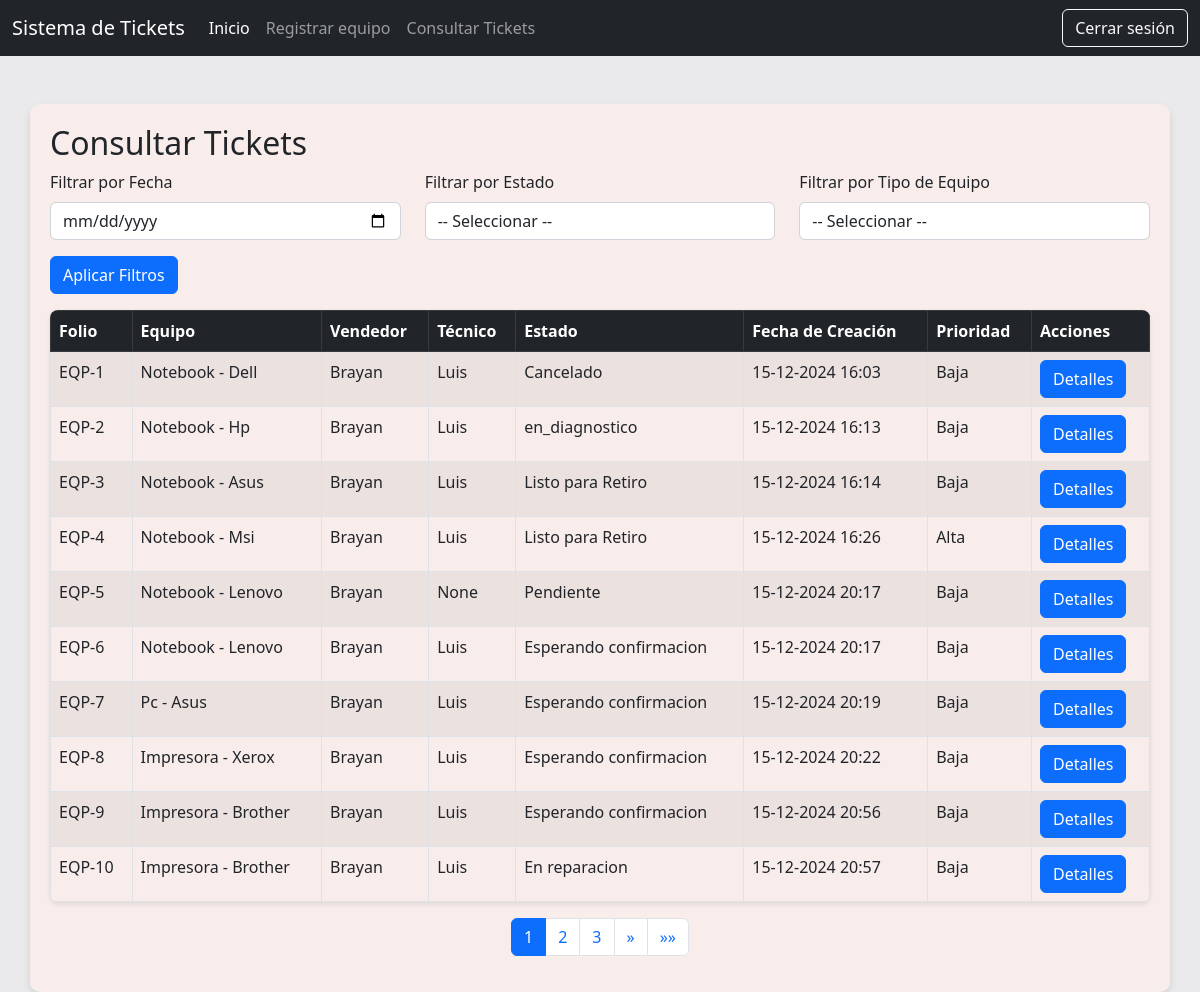
Screenshot of /tickets/vendedor/consulta_tickets (signed in) with the database file from the repository.
### tickets/models.py (models this page shows, shortened)
class Ticket(models.Model):
    status_ticket = (
        ('pendiente', 'Pendiente'),
        ('confirmacion', 'Esperando confirmacion'),
        ('diagnostico', 'En diagnostico'),
        ('reparacion', 'En reparacion'),
        ('listo', 'Listo para Retiro'),
        ('cancelado', 'Cancelado')
    )
    equipo = models.ForeignKey(Equipo, on_delete=models.CASCADE, related_name='ticket')
    vendedor = models.ForeignKey(User, on_delete=models.SET_NULL, null=True, blank=True, related_name='tickets_vendidos')
    tecnico = models.ForeignKey(User, on_delete=models.SET_NULL, null=True, blank=True, related_name='tickets_asignados')
    estado = models.CharField(max_length=20, choices=status_ticket, default='pendiente')
    descripcion_reparacion = models.TextField(null=True, blank=True)
    costo = models.DecimalField(
        max_digits=12,
        decimal_places=0,
        default=0,
        blank=True
    )
    fecha_creacion = models.DateTimeField(auto_now_add=True)
    fecha_actualizacion = models.DateTimeField(auto_now=True)
    prioridad = models.BooleanField(default=False)

class Equipo(models.Model):
    tipo_equipo = (
        ('notebook', 'Notebook'),
        ('PC', 'PC de escritorio'),
        ('impresora', 'Impresora'),
    )
    marcas = [
        ('hp', 'HP'),
        ('dell', 'Dell'),
        ('asus', 'Asus'),
        ('lenovo', 'Lenovo'),
        ('acer', 'Acer'),
        ('apple', 'Apple'),
        ('samsung', 'Samsung'),
        ('msi', 'MSI'),
        ('epson', 'Epson'),
        ('canon', 'Canon'),
        ('brother', 'Brother'),
        ('xerox', 'Xerox'),
        ('ricoh', 'Ricoh'),
        ('otra', 'Otra'),
    ]
    cliente = models.ForeignKey(Cliente, on_delete=models.CASCADE)
    folio = models.CharField(max_length=20, unique=True, blank=True, null=True)
    tipo = models.CharField(max_length=20, choices=tipo_equipo)
    marca = models.CharField(max_length=20, choices=marcas)
    otra_marca = models.CharField(max_length=50, blank=True, null=True)
    observaciones = models.TextField(null=True, blank=True)
    incluye_cargador = models.BooleanField(default=False)
    creado_por = models.ForeignKey(User, on_delete=models.SET_NULL, null=True, related_name='equipos_creados')
    fecha_creacion = models.DateTimeField(auto_now_add=True)
    def __str__(self):
        return f"{self.tipo.capitalize()} - {self.marca.capitalize()}"

### tickets/views.py (the view)
# urls.py: path('vendedor/consulta_tickets', TicketListView.as_view(), name='consulta_tickets'),
class TicketListView(ListView, LoginRequiredMixin):
    model = Ticket
    template_name = 'tickets/vendedor_consultar_tickets.html' # Ruta del template
    context_object_name = 'tickets'
    paginate_by = 10  # Mostrar 10 tickets por página
    def dispatch(self, request, *args, **kwargs):
        if not request.user.is_authenticated:
            messages.error(request, "Tu sesión ha expirado por inactividad. Por favor, inicia sesión nuevamente.")
            return redirect('login')
        if not request.user.groups.filter(name='Vendedores').exists():
            return render(request, '403.html', status=403)
        return super().dispatch(request, *args, **kwargs)
    def get_queryset(self):
        queryset = super().get_queryset()
        filtro_fecha = self.request.GET.get('filtroFecha', None)
        filtro_estado = self.request.GET.get('filtroEstado', None)
        filtro_equipo = self.request.GET.get('filtroEquipo', None)
        if filtro_fecha:
            queryset = queryset.filter(fecha_creacion__date=filtro_fecha)
        if filtro_estado:
            queryset = queryset.filter(estado=filtro_estado)
        if filtro_equipo:
            queryset = queryset.filter(equipo__tipo=filtro_equipo)
        return queryset

### tickets/templates/tickets/vendedor_consultar_tickets.html (shortened to what this page needs)
{% extends "core/base.html" %}
{% block content %}
<div class="container mt-5">
    <h2>Consultar Tickets</h2>
    <form class="mb-3" method="get">
        <div class="row">
            <div class="col">
                <label for="filtroFecha" class="form-label">Filtrar por Fecha</label>
                <input type="date" name="filtroFecha" class="form-control" id="filtroFecha" value="{{ request.GET.filtroFecha }}">
            </div>
            <div class="col">
                <label for="filtroEstado" class="form-label">Filtrar por Estado</label>
                <select name="filtroEstado" class="form-control" id="filtroEstado">
                    <option value="">-- Seleccionar --</option>
                </select>
            </div>
            <div class="col">
                <label for="filtroEquipo" class="form-label">Filtrar por Tipo de Equipo</label>
                <select name="filtroEquipo" class="form-control" id="filtroEquipo">
                    <option value="">-- Seleccionar --</option>
                </select>
            </div>
        </div>
        <button type="submit" class="btn btn-primary mt-3">Aplicar Filtros</button>
    </form>
    <table class="table table-bordered table-striped mt-3">
        <thead class='table-dark'>
            <tr>
                <th>Folio</th>
                <th>Equipo</th>
                <th>Vendedor</th>
                <th>Técnico</th>
                <th>Estado</th>
                <th>Fecha de Creación</th>
                <th>Prioridad</th>
                <th>Acciones</th>
            </tr>
        </thead>
        <tbody>
            {% for ticket in tickets %}
            <tr>
                <td>{{ ticket.equipo.folio }}</td>
                <td>{{ ticket.equipo }}</td>
                <td>{{ ticket.vendedor }}</td>
                <td>{{ ticket.tecnico }}</td>
                <td>{{ ticket.get_estado_display }}</td>
                <td>{{ ticket.fecha_creacion|date:"d-m-Y H:i" }}</td>
                <td>{{ ticket.prioridad|yesno:"Alta,Baja" }}</td>
                <td><a href="{% url 'detail' ticket.id %}" class="btn btn-primary">Detalles</a></td>
            </tr>
            {% empty %}
            <tr>
                <td colspan="8">No hay tickets disponibles</td>
            </tr>
            {% endfor %}
        </tbody>
    </table>
    <nav aria-label="Page navigation example">
        <ul class="pagination justify-content-center">
        {% for num in page_obj.paginator.page_range %}
            {% if page_obj.number == num %}
            <li class="page-item active" aria-current="page">
                <span class="page-link">{{ num }}</span>
            </li>
            {% else %}
            <li class="page-item">
                <a class="page-link" href="?page={{ num }}">{{ num }}</a>
            </li>
            {% endif %}
        {% endfor %}
        {% if page_obj.has_next %}
            <li class="page-item">
            <a class="page-link" href="?page={{ page_obj.next_page_number }}" aria-label="Next">
                <span aria-hidden="true">&raquo;</span>
            </a>
            </li>
            <li class="page-item">
            <a class="page-link" href="?page={{ page_obj.paginator.num_pages }}" aria-label="Last">
                <span aria-hidden="true">&raquo;&raquo;</span>
            </a>
            </li>
        {% endif %}
        </ul>
    </nav>
</div>
{% endblock %}

### core/templates/core/base.html (shortened to what this page needs)
<!DOCTYPE html>
<html lang="en">
<head>
    <link href="https://cdn.jsdelivr.net/npm/bootstrap@5.2.1/dist/css/bootstrap.min.css"
        rel="stylesheet"
>
     <link rel="stylesheet"
        href="https://cdn.jsdelivr.net/npm/bootstrap-icons@1.9.1/font/bootstrap-icons.css">
</head>
<body>
    <nav class="navbar navbar-expand-lg navbar-dark bg-dark">
        <div class="container-fluid">
            <a class="navbar-brand" href="#"> Sistema de Tickets</a>
            <div class="collapse navbar-collapse" id="navbarNav">
                <ul class="navbar-nav me-auto mb-2 mb-lg-0">
                    <li class="nav-item">
                        <a class="nav-link active" href="{% url "dashboard" %}"> Inicio</a>
                    </li>
                    {% if request.user.groups.all.0.name == 'Vendedores' %}
                        <li class="nav-item">
                            <a class="nav-link" href="{% url 'buscar_cliente' %}"> Registrar equipo</a>
                        </li>
                        <li class="nav-item">
                            <a class="nav-link" href="{% url 'consulta_tickets' %}"> Consultar Tickets</a>
                        </li>
                    {% endif %}
                </ul>
                {% if user.is_authenticated %}
                <div class="d-flex">
                    <a class="btn btn-outline-light" href="{% url 'logout' %}"> Cerrar sesión</a>
                </div>
                {% endif %}
            </div>
        </div>
    </nav>
    {% block content %}
    {% endblock %}
</body>
</html>

### core/templates/core/base.html (style rules this page uses)
body { background-color: #eaeaed; }
.container { background-color: #f8edeb; padding: 20px; border-radius: 10px; box-shadow: 0 4px 8px rgba(0, 0, 0, 0.1); }
table { box-shadow: 0 2px 5px rgba(0, 0, 0, 0.1); border-radius: 8px; overflow: hidden; }

### rows the page displays
Ticket: equipo.folio "EQP-1", equipo "Notebook - Dell", vendedor "Brayan", tecnico "Luis", estado "Cancelado", fecha_creacion "15-12-2024 16:03", prioridad "Baja"
Ticket: equipo.folio "EQP-2", equipo "Notebook - Hp", vendedor "Brayan", tecnico "Luis", estado "en_diagnostico", fecha_creacion "15-12-2024 16:13", prioridad "Baja"
Ticket: equipo.folio "EQP-3", equipo "Notebook - Asus", vendedor "Brayan", tecnico "Luis", estado "Listo para Retiro", fecha_creacion "15-12-2024 16:14", prioridad "Baja"
Ticket: equipo.folio "EQP-4", equipo "Notebook - Msi", vendedor "Brayan", tecnico "Luis", estado "Listo para Retiro", fecha_creacion "15-12-2024 16:26", prioridad "Alta"
Ticket: equipo.folio "EQP-5", equipo "Notebook - Lenovo", vendedor "Brayan", tecnico "None", estado "Pendiente", fecha_creacion "15-12-2024 20:17", prioridad "Baja"
Ticket: equipo.folio "EQP-6", equipo "Notebook - Lenovo", vendedor "Brayan", tecnico "Luis", estado "Esperando confirmacion", fecha_creacion "15-12-2024 20:17", prioridad "Baja"
Ticket: equipo.folio "EQP-7", equipo "Pc - Asus", vendedor "Brayan", tecnico "Luis", estado "Esperando confirmacion", fecha_creacion "15-12-2024 20:19", prioridad "Baja"
Ticket: equipo.folio "EQP-8", equipo "Impresora - Xerox", vendedor "Brayan", tecnico "Luis", estado "Esperando confirmacion", fecha_creacion "15-12-2024 20:22", prioridad "Baja"
Ticket: equipo.folio "EQP-9", equipo "Impresora - Brother", vendedor "Brayan", tecnico "Luis", estado "Esperando confirmacion", fecha_creacion "15-12-2024 20:56", prioridad "Baja"
Ticket: equipo.folio "EQP-10", equipo "Impresora - Brother", vendedor "Brayan", tecnico "Luis", estado "En reparacion", fecha_creacion "15-12-2024 20:57", prioridad "Baja"

### other values shown
{{ num }} "1"
{{ num }} "2" "3"
